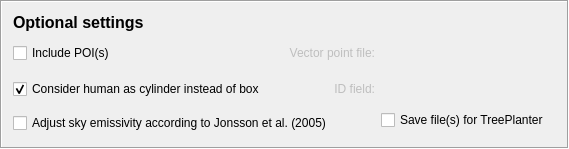
    <widget class="QFrame" name="frame_5">
     <property name="frameShape">
      <enum>QFrame::Box</enum>
     </property>
     <property name="frameShadow">
      <enum>QFrame::Sunken</enum>
     </property>
     <layout class="QGridLayout" name="gridLayout_16">
      <item row="1" column="3">
       <widget class="QWidget" name="widgetPointLayer" native="true">
        <property name="enabled">
         <bool>false</bool>
        </property>
        <property name="minimumSize">
         <size>
          <width>175</width>
          <height>30</height>
         </size>
        </property>
        <property name="layoutDirection">
         <enum>Qt::LeftToRight</enum>
        </property>
        <layout class="QGridLayout" name="gridLayout_7"/>
       </widget>
      </item>
      <item row="2" column="3">
       <widget class="QWidget" name="widgetPOIField" native="true">
        <property name="enabled">
         <bool>false</bool>
        </property>
        <property name="minimumSize">
         <size>
          <width>100</width>
          <height>30</height>
         </size>
        </property>
        <property name="layoutDirection">
         <enum>Qt::LeftToRight</enum>
        </property>
        <layout class="QGridLayout" name="gridLayout_15"/>
       </widget>
      </item>
      <item row="2" column="2">
       <widget class="QLabel" name="label_35">
        <property name="enabled">
         <bool>false</bool>
        </property>
        <property name="text">
         <string>ID field:</string>
        </property>
        <property name="alignment">
         <set>Qt::AlignRight|Qt::AlignTrailing|Qt::AlignVCenter</set>
        </property>
       </widget>
      </item>
      <item row="1" column="0" colspan="2">
       <widget class="QCheckBox" name="checkboxUsePOI">
        <property name="toolTip">
         <string>&lt;html&gt;&lt;head/&gt;&lt;body&gt;&lt;p&gt;By ticking in the option to include POIs (Point of Interest), a vector point layer can be added and full model output are written out to text files for the specific POI. Multiple POIs can be used by including many points in the vector file. See the full manual for more information. &lt;/p&gt;&lt;/body&gt;&lt;/html&gt;</string>
        </property>
        <property name="layoutDirection">
         <enum>Qt::LeftToRight</enum>
        </property>
        <property name="text">
         <string>Include POI(s)</string>
        </property>
       </widget>
      </item>
      <item row="1" column="2">
       <widget class="QLabel" name="label_34">
        <property name="enabled">
         <bool>false</bool>
        </property>
        <property name="text">
         <string>Vector point file:</string>
        </property>
        <property name="alignment">
         <set>Qt::AlignRight|Qt::AlignTrailing|Qt::AlignVCenter</set>
        </property>
       </widget>
      </item>
      <item row="0" column="0" colspan="2">
       <widget class="QLabel" name="label_29">
        <property name="text">
         <string>&lt;!DOCTYPE HTML PUBLIC &quot;-//W3C//DTD HTML 4.0//EN&quot; &quot;http://www.w3.org/TR/REC-html40/strict.dtd&quot;&gt;
&lt;html&gt;&lt;head&gt;&lt;meta name=&quot;qrichtext&quot; content=&quot;1&quot; /&gt;&lt;style type=&quot;text/css&quot;&gt;
p, li { white-space: pre-wrap; }
&lt;/style&gt;&lt;/head&gt;&lt;body style=&quot; font-family:'MS Shell Dlg 2'; font-size:8pt; font-weight:400; font-style:normal;&quot;&gt;
&lt;p style=&quot; margin-top:0px; margin-bottom:0px; margin-left:0px; margin-right:0px; -qt-block-indent:0; text-indent:0px;&quot;&gt;&lt;span style=&quot; font-size:12pt; font-weight:600;&quot;&gt;Optional settings&lt;/span&gt;&lt;/p&gt;&lt;/body&gt;&lt;/html&gt;</string>
        </property>
       </widget>
      </item>
      <item row="3" column="0" rowspan="2" colspan="3">
       <widget class="QCheckBox" name="CheckBoxElvis">
        <property name="toolTip">
         <string>Tick this box to include adjustment (0.04) of sky emissivity which was present in the earlier versions of the SOLWEIG model (not recommended).</string>
        </property>
        <property name="text">
         <string>Adjust sky emissivity according to Jonsson et al. (2005)</string>
        </property>
        <property name="checked">
         <bool>false</bool>
        </property>
       </widget>
      </item>
      <item row="2" column="0" colspan="2">
       <widget class="QCheckBox" name="CheckBoxBox">
        <property name="toolTip">
         <string>Consider human as cylinder instead of box ||Tick this box to consider man as a cylinder instead of a box according to Holmer at al. (2015).</string>
        </property>
        <property name="text">
         <string>Consider human as cylinder instead of box</string>
        </property>
        <property name="checked">
         <bool>true</bool>
        </property>
       </widget>
      </item>
      <item row="3" column="3">
       <widget class="QCheckBox" name="checkBoxTreePlanter">
        <property name="text">
         <string>Save file(s) for TreePlanter</string>
        </property>
       </widget>
      </item>
     </layout>
     <zorder>label_29</zorder>
     <zorder>widgetPointLayer</zorder>
     <zorder>widgetPOIField</zorder>
     <zorder>label_34</zorder>
     <zorder>label_35</zorder>
     <zorder>checkboxUsePOI</zorder>
     <zorder>CheckBoxBox</zorder>
     <zorder>CheckBoxElvis</zorder>
     <zorder>checkBoxTreePlanter</zorder>
    </widget>
